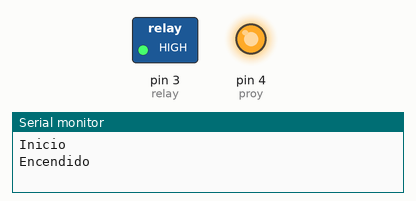
A sketch run on a simulated Arduino Uno, built with avr-gcc and run on an emulated ATmega328P. On the bench: switched loads named in the sketch (green lamp = pin HIGH), output pins drawn as LEDs (lit = HIGH), the last lines printed to the serial monitor.

Above: at 0.2 s.
At 11.7 s:
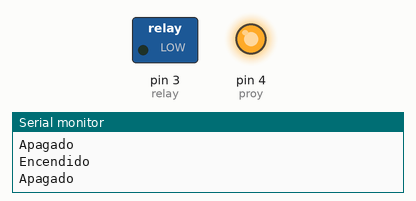
At 22.5 s:
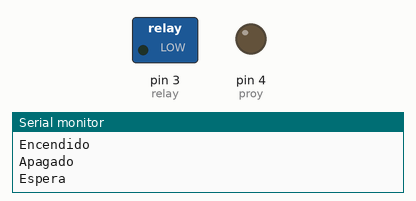
Timing chart, 0 to 39.0 s (numbered marks = the images above):
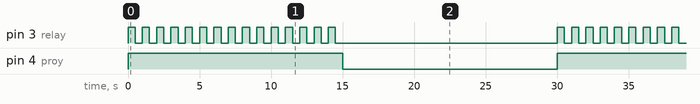

The sketch:

INESTABLE_EVOCACION_maquina_de_humo_2.ino
```cpp
//Configuración de pines
int relay = 3; //En este pin va conectado el relay
int proy = 4; //En esste pin va conectado el proyector

//Tiempos
const double TIEMPO_ENCENDIDO = 15000;
const double TIEMPO_APAGADO = 15000;
const int CICLOS = 15; // Cuantas veces se activa en esa cantidad de segundos
const double ARRANQUE_FRIO = 120000;

const double DUTY_CYCLE = TIEMPO_ENCENDIDO / (CICLOS * 2);
//Parte del programa que se ejecuta una vez
//al encender el microcontrolador
void setup() {
  //Inicia la comunicación
  Serial.begin (9600);
  Serial.println ("Inicio");

  //Se configura el pin y se inicia apagado
  pinMode (relay, OUTPUT);
  pinMode (proy, OUTPUT);
  digitalWrite (relay, LOW);
  digitalWrite (proy, LOW);

  //delay (ARRANQUE_FRIO);
}

//Programa
void loop() {
  digitalWrite (proy, HIGH);
  for (int i = 0; i < CICLOS; i++) {
    Serial.println ("Encendido");
    digitalWrite (relay, HIGH);
    delay (DUTY_CYCLE);
    Serial.println ("Apagado");
    digitalWrite (relay, LOW);
    delay (DUTY_CYCLE);
  }
  digitalWrite (proy, LOW);
  Serial.println ("Espera");
  delay (TIEMPO_APAGADO);
}
```

Measured:
- by itself, pin 3 (relay): moves between LOW and HIGH, repeating every 30.0 s
- by itself, pin 4 (proy): alternates HIGH for 15.0 s and LOW for 15.0 s
- by itself, everything shown: repeats every 30.0 s, in 31 steps
